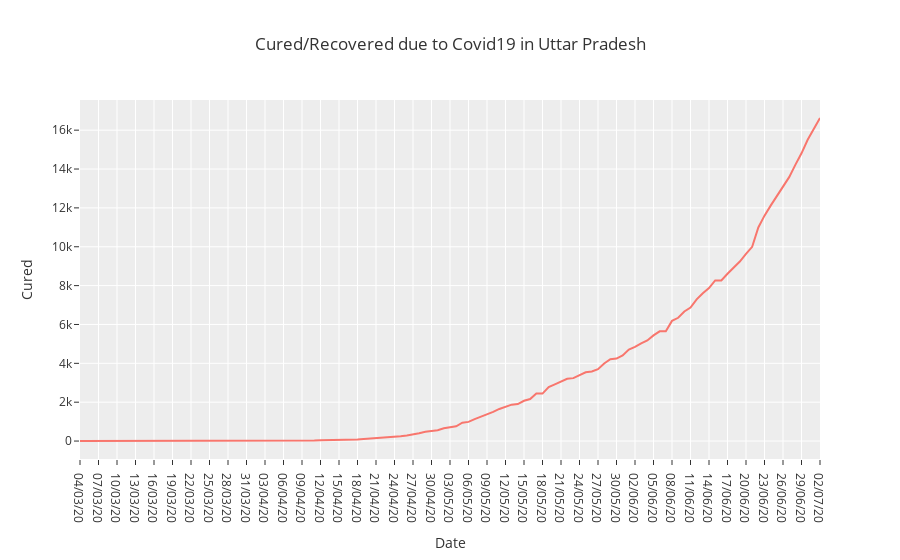

Source (notebook cell):
### Markdown cell above
### Visualisation for Covid19 India Cured/Recovered Cases in Uttar Pradesh

### Code cell
UP=covid1[covid1['State/UnionTerritory']=='Uttar Pradesh']
fig = px.line(UP, x="Date", y="Cured", title='Cured/Recovered due to Covid19 in Uttar Pradesh')
fig.show()

### Figure 1 — Plotly figure (JSON) as saved in the notebook; plotly's stock layout.template omitted (floating-point values rounded to 4 significant figures)
{"data": [{"hovertemplate": "Date=%{x}<br>Cured=%{y}<extra></extra>", "legendgroup": "", "line": {"color": "#F8766D", "dash": "solid"}, "mode": "lines", "name": "", "orientation": "v", "showlegend": false, "type": "scatter", "x": ["04/03/20", "05/03/20", "06/03/20", "07/03/20", "08/03/20", "09/03/20", "10/03/20", "11/03/20", "12/03/20", "13/03/20", "14/03/20", "15/03/20", "16/03/20", "17/03/20", "18/03/20", "19/03/20", "20/03/20", "21/03/20", "22/03/20", "23/03/20", "24/03/20", "25/03/20", "26/03/20", "27/03/20", "28/03/20", "29/03/20", "30/03/20", "31/03/20", "01/04/20", "02/04/20", "03/04/20", "04/04/20", "05/04/20", "06/04/20", "07/04/20", "08/04/20", "09/04/20", "10/04/20", "11/04/20", "12/04/20", "13/04/20", "14/04/20", "15/04/20", "16/04/20", "17/04/20", "18/04/20", "19/04/20", "20/04/20", "21/04/20", "22/04/20", "23/04/20", "24/04/20", "25/04/20", "26/04/20", "27/04/20", "28/04/20", "29/04/20", "30/04/20", "01/05/20", "02/05/20", "03/05/20", "04/05/20", "05/05/20", "06/05/20", "07/05/20", "08/05/20", "09/05/20", "10/05/20", "11/05/20", "12/05/20", "13/05/20", "14/05/20", "15/05/20", "16/05/20", "17/05/20", "18/05/20", "19/05/20", "20/05/20", "21/05/20", "22/05/20", "23/05/20", "24/05/20", "25/05/20", "26/05/20", "27/05/20", "28/05/20", "29/05/20", "30/05/20", "31/05/20", "01/06/20", "02/06/20", "03/06/20", "04/06/20", "05/06/20", "06/06/20", "07/06/20", "08/06/20", "09/06/20", "10/06/20", "11/06/20", "12/06/20", "13/06/20", "14/06/20", "15/06/20", "16/06/20", "17/06/20", "18/06/20", "19/06/20", "20/06/20", "21/06/20", "22/06/20", "23/06/20", "24/06/20", "25/06/20", "26/06/20", "27/06/20", "28/06/20", "29/06/20", "30/06/20", "01/07/20", "02/07/20"], "xaxis": "x", "y": [0, 0, 0, 0, 0, 0, 0, 0, 0, 0, 5, 4, 4, 5, 5, 9, 9, 9, 9, 9, 11, 11, 11, 11, 11, 11, 11, 14, 14, 14, 14, 19, 19, 21, 21, 26, 31, 32, 32, 45, 47, 49, 51, 68, 74, 86, 108, 129, 140, 165, 187, 206, 248, 289, 335, 400, 477, 513, 555, 654, 698, 758, 944, 987, 1130, 1250, 1387, 1499, 1653, 1758, 1873, 1902, 2072, 2165, 2441, 2441, 2783, 2918, 3066, 3204, 3238, 3406, 3538, 3581, 3698, 3991, 4215, 4244, 4410, 4709, 4843, 5030, 5176, 5439, 5648, 5648, 6185, 6344, 6669, 6871, 7292, 7609, 7875, 8268, 8268, 8610, 8904, 9239, 9638, 9995, 10995, 11601, 12116, 12586, 13119, 13583, 14215, 14808, 15506, 16084, 16629], "yaxis": "y"}], "layout": {"legend": {"tracegroupgap": 0}, "title": {"text": "Cured/Recovered due to Covid19 in Uttar Pradesh"}, "xaxis": {"anchor": "y", "domain": [0, 1], "title": {"text": "Date"}}, "yaxis": {"anchor": "x", "domain": [0, 1], "title": {"text": "Cured"}}}}
